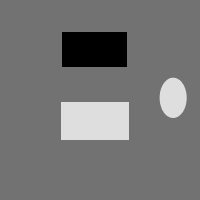
#> input picture helloOpeCV/cv_part3/res/bin.png, 200 x 200 px
$ python '06图像梯度.py'
#> lines starting #> are read from the running program, lines starting #| are printed output that depends on the picture; after the words box and inside, x2 and y2 are one past the last pixel; in counts of white or black regions, pixels touching at a corner belong together
import cv2 as cv
from matplotlib import pyplot as plt


def get_variable_name(var):
    for name, value in globals().items():
        if value is var:
            return name


def cv_show(img):
    title = get_variable_name(img)
    cv.namedWindow(title,cv.WINDOW_NORMAL)
    cv.imshow(title, img)
    cv.waitKey(0)
    cv.destroyAllWindows()
    return


# Sobel 算子是一种联合高斯平滑加微分运算，因此对噪声的抵抗能力更强。
# 可以指定要计算的导数的方向，垂直或水平（分别由参数、Yorder 和 Xorder 指定）。还可以通过参数 ksize 指定内核的大小。
# 如果 ksize=-1，则使用 3x3 Scharr 滤波器，这比 3x3 Sobel 滤波器效果更好。请参阅所用内核的文档。
img = cv.imread('./res/bin.png', cv.IMREAD_GRAYSCALE)
#> img is the input picture: shape (200, 200); min 0, max 222, mean 116.8
# Sobel
sobelx = cv.Sobel(img, cv.CV_64F, 1, 0, ksize=3)
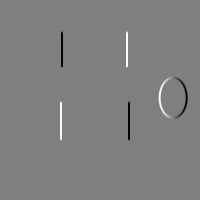
#> sobelx: shape (200, 200) float64; min -456, max 456, mean 0; drawn with min black and max white
sobely = cv.Sobel(img, cv.CV_64F, 0, 1, ksize=3)
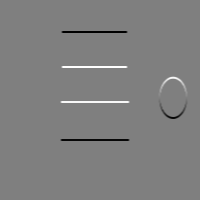
#> sobely: shape (200, 200) float64; min -456, max 456, mean 0; drawn with min black and max white
sobelx = cv.convertScaleAbs(sobelx)
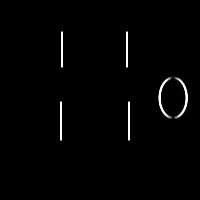
#> sobelx: shape (200, 200); min 0, max 255, mean 3.3
sobely = cv.convertScaleAbs(sobely)
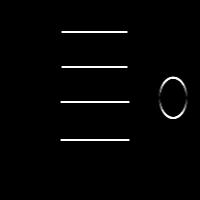
#> sobely: shape (200, 200); min 0, max 255, mean 4.4
# 融合梯度
# sobel_xy = cv.addWeighted(sobelx, 0.5, sobely, 0.5, 0)
sobel_xy = cv.add(sobelx, sobely)

scharrx = cv.Scharr(img, cv.CV_64F, 1, 0)
cv_show(scharrx)
#> in cv_show, `title = get_variable_name(img)`: title = 'scharrx'
#> in cv_show, `cv.imshow(title, img)`:
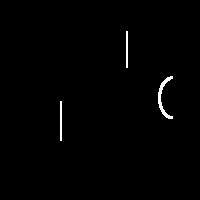
#> window 'scharrx': shape (200, 200); 0.84% white in thin lines or dots, all inside (x1, y1, x2, y2) = (60, 31, 173, 141)
scharry = cv.Scharr(img, cv.CV_64F, 0, 1)
scharrx = cv.convertScaleAbs(scharrx)
scharry = cv.convertScaleAbs(scharry)
# 融合梯度
scharr_xy = cv.add(scharrx, scharry)

laplacian = cv.Laplacian(img, cv.CV_64F, ksize=3)
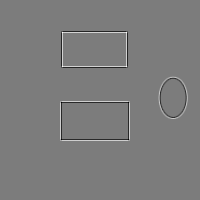
#> laplacian: shape (200, 200) float64; min -648, max 684, mean 0; drawn with min black and max white
laplacian = cv.convertScaleAbs(laplacian)

plt.subplot(2, 4, 1), plt.imshow(img, cmap='gray'), plt.xticks([]), plt.yticks([]), plt.title('Original'),
plt.subplot(2, 4, 2), plt.imshow(sobelx, cmap='gray'), plt.xticks([]), plt.yticks([]), plt.title('Sobel X')
plt.subplot(2, 4, 3), plt.imshow(sobely, cmap='gray'), plt.xticks([]), plt.yticks([]), plt.title('Sobel Y')
plt.subplot(2, 4, 4), plt.imshow(sobel_xy, cmap='gray'), plt.xticks([]), plt.yticks([]), plt.title('sobel_xy')
plt.subplot(2, 4, 5), plt.imshow(laplacian, cmap='gray'), plt.xticks([]), plt.yticks([]), plt.title('Laplacian')
plt.subplot(2, 4, 6), plt.imshow(scharrx, cmap='gray'), plt.xticks([]), plt.yticks([]), plt.title('scharr x')
plt.subplot(2, 4, 7), plt.imshow(scharry, cmap='gray'), plt.xticks([]), plt.yticks([]), plt.title('scharr y')
plt.subplot(2, 4, 8), plt.imshow(scharr_xy, cmap='gray'), plt.xticks([]), plt.yticks([]), plt.title('scharr_xy')

plt.show()
